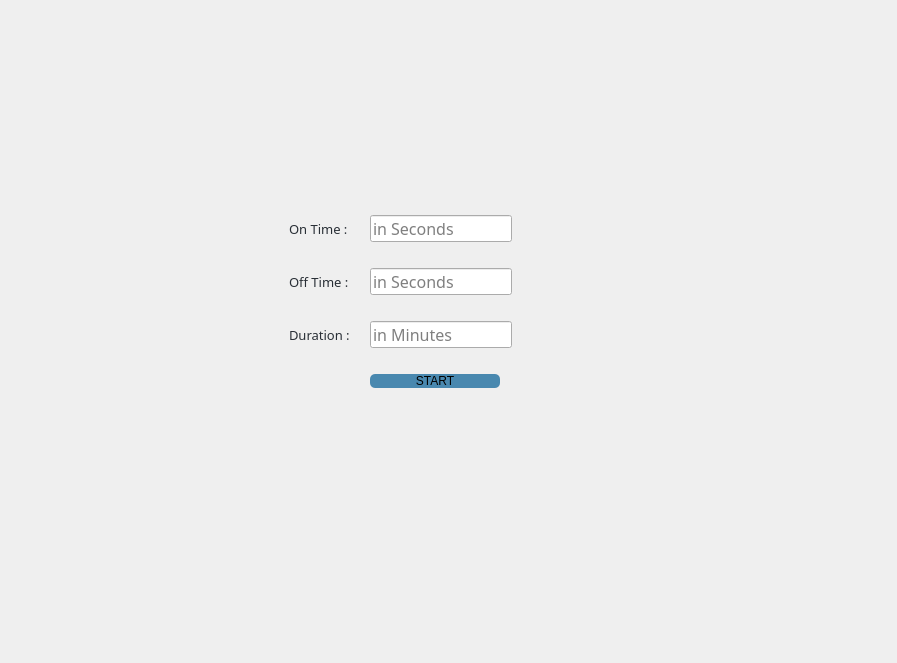
              <widget class="QWidget" name="Arduino">
               <attribute name="title">
                <string>LED</string>
               </attribute>
               <layout class="QGridLayout" name="gridLayout_3">
                <item row="4" column="1">
                 <widget class="QLabel" name="label_2">
                  <property name="font">
                   <font>
                    <family>KacstTitleL</family>
                    <pointsize>10</pointsize>
                    <weight>50</weight>
                    <bold>false</bold>
                   </font>
                  </property>
                  <property name="styleSheet">
                   <string notr="true">color: #292f36;</string>
                  </property>
                  <property name="text">
                   <string>Duration : </string>
                  </property>
                 </widget>
                </item>
                <item row="4" column="2">
                 <widget class="QLineEdit" name="lineEdit_4">
                  <property name="font">
                   <font>
                    <family>KacstTitleL</family>
                    <pointsize>12</pointsize>
                   </font>
                  </property>
                  <property name="styleSheet">
                   <string notr="true">margin: 10px;</string>
                  </property>
                  <property name="placeholderText">
                   <string>in Minutes</string>
                  </property>
                 </widget>
                </item>
                <item row="1" column="3" rowspan="5">
                 <spacer name="horizontalSpacer_2">
                  <property name="orientation">
                   <enum>Qt::Horizontal</enum>
                  </property>
                  <property name="sizeHint" stdset="0">
                   <size>
                    <width>358</width>
                    <height>374</height>
                   </size>
                  </property>
                 </spacer>
                </item>
                <item row="0" column="1" rowspan="2" colspan="3">
                 <spacer name="verticalSpacer_2">
                  <property name="orientation">
                   <enum>Qt::Vertical</enum>
                  </property>
                  <property name="sizeHint" stdset="0">
                   <size>
                    <width>428</width>
                    <height>188</height>
                   </size>
                  </property>
                 </spacer>
                </item>
                <item row="3" column="2">
                 <widget class="QLineEdit" name="lineEdit_2">
                  <property name="font">
                   <font>
                    <family>KacstTitleL</family>
                    <pointsize>12</pointsize>
                   </font>
                  </property>
                  <property name="styleSheet">
                   <string notr="true">margin: 10px;</string>
                  </property>
                  <property name="placeholderText">
                   <string>in Seconds</string>
                  </property>
                 </widget>
                </item>
                <item row="2" column="2">
                 <widget class="QLineEdit" name="lineEdit">
                  <property name="font">
                   <font>
                    <family>KacstTitleL</family>
                    <pointsize>12</pointsize>
                   </font>
                  </property>
                  <property name="styleSheet">
                   <string notr="true">margin: 10px;</string>
                  </property>
                  <property name="placeholderText">
                   <string>in Seconds</string>
                  </property>
                 </widget>
                </item>
                <item row="3" column="1">
                 <widget class="QLabel" name="label_16">
                  <property name="font">
                   <font>
                    <family>KacstTitleL</family>
                    <pointsize>10</pointsize>
                   </font>
                  </property>
                  <property name="styleSheet">
                   <string notr="true">color: #292f36;</string>
                  </property>
                  <property name="text">
                   <string>Off Time : </string>
                  </property>
                 </widget>
                </item>
                <item row="2" column="1">
                 <widget class="QLabel" name="label_15">
                  <property name="font">
                   <font>
                    <family>KacstTitleL</family>
                    <pointsize>10</pointsize>
                   </font>
                  </property>
                  <property name="styleSheet">
                   <string notr="true">color: #292f36;</string>
                  </property>
                  <property name="text">
                   <string>On Time : </string>
                  </property>
                 </widget>
                </item>
                <item row="5" column="2">
                 <widget class="QPushButton" name="arduino_start">
                  <property name="maximumSize">
                   <size>
                    <width>150</width>
                    <height>16777215</height>
                   </size>
                  </property>
                  <property name="styleSheet">
                   <string notr="true">margin: 10px;
background-color: #4988af;
border-radius: 5;</string>
                  </property>
                  <property name="text">
                   <string>START</string>
                  </property>
                 </widget>
                </item>
                <item row="1" column="0" rowspan="6">
                 <spacer name="horizontalSpacer">
                  <property name="orientation">
                   <enum>Qt::Horizontal</enum>
                  </property>
                  <property name="sizeHint" stdset="0">
                   <size>
                    <width>278</width>
                    <height>628</height>
                   </size>
                  </property>
                 </spacer>
                </item>
                <item row="6" column="1" colspan="3">
                 <spacer name="verticalSpacer">
                  <property name="orientation">
                   <enum>Qt::Vertical</enum>
                  </property>
                  <property name="sizeHint" stdset="0">
                   <size>
                    <width>428</width>
                    <height>252</height>
                   </size>
                  </property>
                 </spacer>
                </item>
               </layout>
              </widget>
